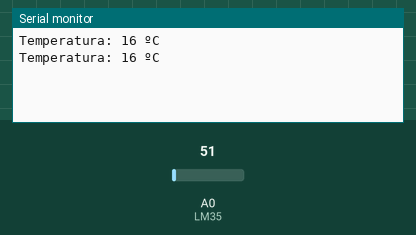
Simulated run of this sketch. Board: Arduino Uno, built with avr-gcc and run on an emulated ATmega328P. Shown: the last lines printed to the serial monitor. The test bench sets the inputs (shaded band); at power-on: A0 (LM35) = 51.

Above: at 2.8 s.
2.9 s: A0 (LM35) set to 61
At 5.2 s:
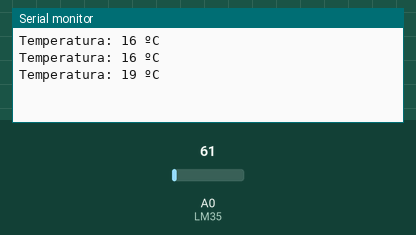
5.6 s: A0 (LM35) set to 71
At 7.0 s:
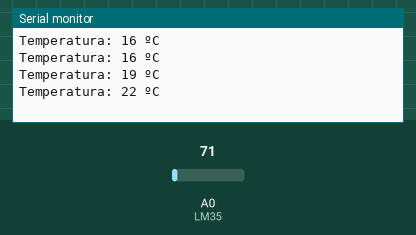
Timing chart, 0 to 8.6 s (numbered marks = the images above; inputs shaded):
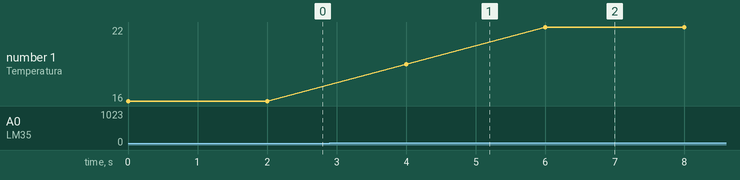

The sketch:

Sensor_Temperatura.ino
```cpp
//Sensor de temperatura usando o LM35

const int LM35 = A0; // Define o pino que lera a saída do LM35
float temperatura; // Variável que armazenará a temperatura medida
int tempInt;

//Função que será executada uma vez quando ligar ou resetar o Arduino
void setup() {
Serial.begin(115200); // inicializa a comunicação serial
}

//Função que será executada continuamente
void loop() {

temperatura = (float(analogRead(LM35))*3.3/(1023))/0.01;
tempInt = temperatura * 100;

Serial.print("Temperatura: ");
Serial.print(tempInt/100);
Serial.println(" ºC");

delay(2000);
}
```

Measured:
- after the input at 2.9 s, the serial monitor: prints a new line after 1.1 s (image 1)
- after the input at 5.6 s, the serial monitor: prints a new line after 0.40 s (image 2)
- plotted number 1: 16 → 19 after the input at 2.9 s, 19 → 22 after the input at 5.6 s
